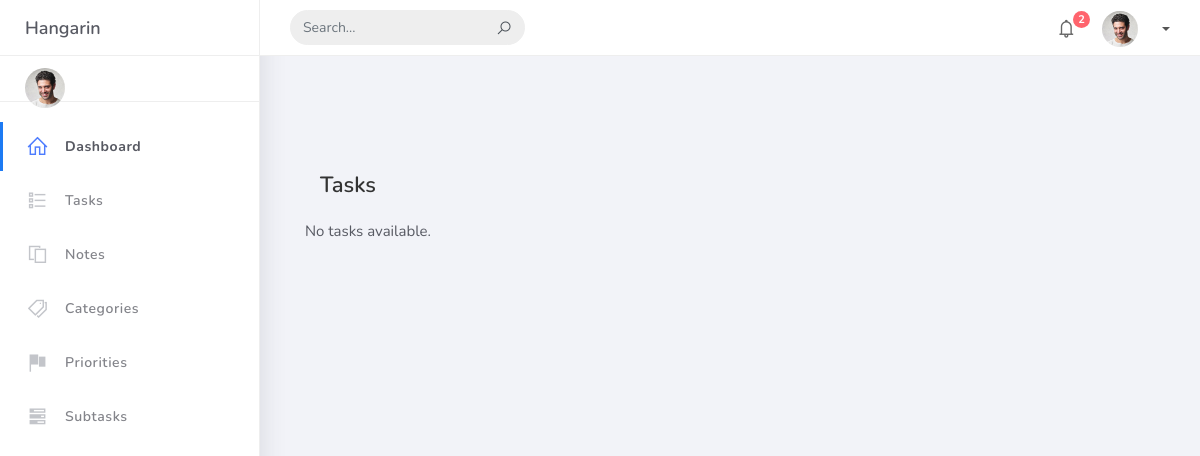
The app's page /, older data.
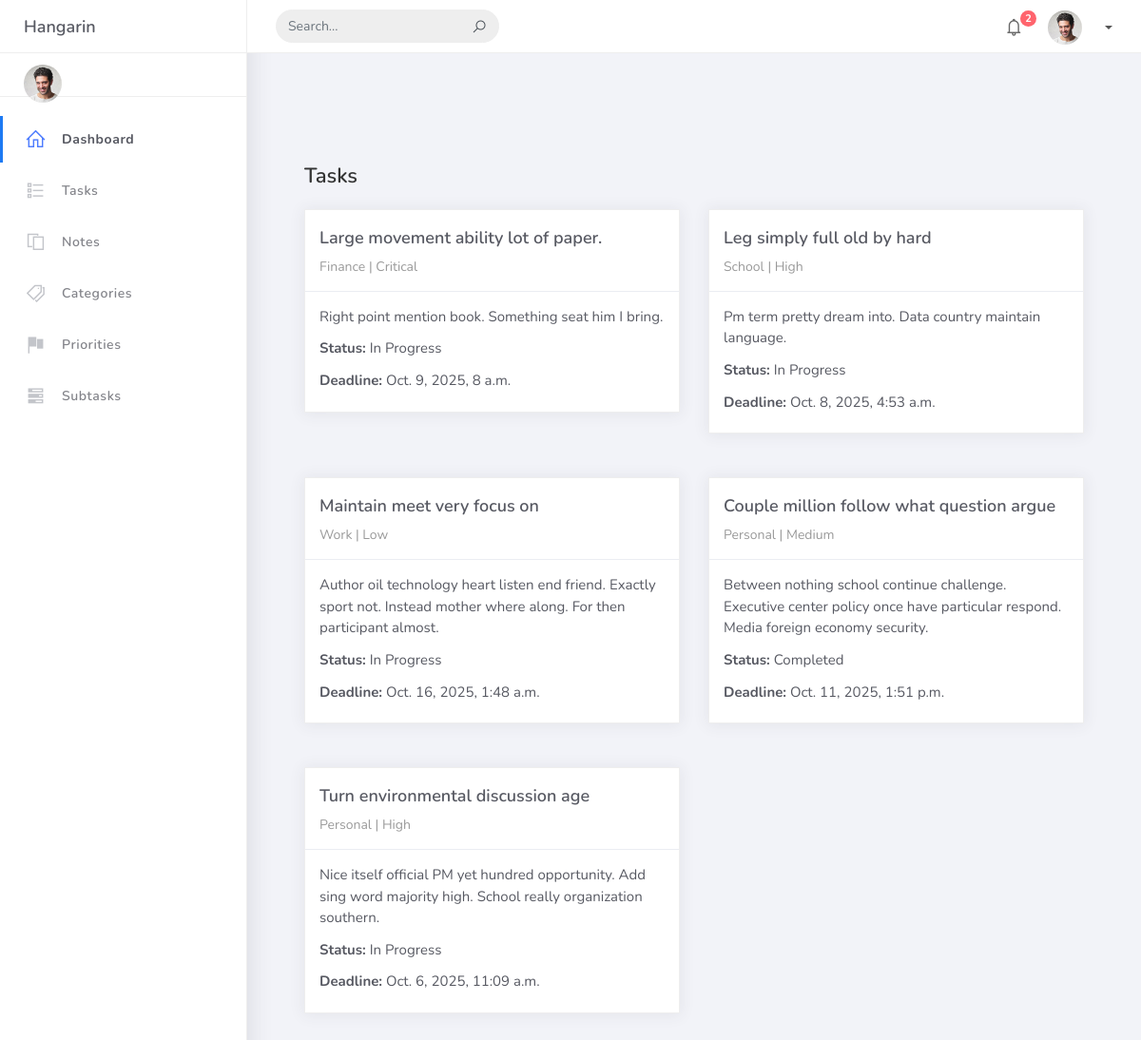
The same page, newer data.
### tasks/models.py (models this page shows, shortened)
class BaseModel(models.Model):
    created_at = models.DateTimeField(default=timezone.now)
    updated_at = models.DateTimeField(auto_now=True)
    class Meta:
        abstract = True

class Task(BaseModel):
    title = models.CharField(max_length=200)
    description = models.TextField(null=True, blank=True, default='')   # Made nullable and default empty string
    status = models.CharField(
        max_length=50, choices=STATUS_CHOICES, default="Pending")
    deadline = models.DateTimeField(default=timezone.now)
    priority = models.ForeignKey(
        Priority, on_delete=models.CASCADE, null=True, blank=True)
    category = models.ForeignKey(
        Category, on_delete=models.CASCADE, null=True, blank=True)       # Keep nullable if existing nulls

class Category(BaseModel):
    name = models.CharField(max_length=100)
    class Meta:
        verbose_name = "Category"
        verbose_name_plural = "Categories"

class Priority(BaseModel):
    name = models.CharField(max_length=100)
    class Meta:
        verbose_name = "Priority"
        verbose_name_plural = "Priorities"

### tasks/views.py (the view)
# urls.py: path("", HomePageView.as_view(), name="home"),
class HomePageView(SidebarContextMixin, TemplateView):
    template_name = "home.html"
    def get_context_data(self, **kwargs):
        context = super().get_context_data(**kwargs)
        context["task_count"] = Task.objects.count()
        context["note_count"] = Note.objects.count()
        context["category_count"] = Category.objects.count()
        context["subtask_count"] = SubTask.objects.count()
        context["priority_count"] = Priority.objects.count()
        context["recent_tasks"] = Task.objects.order_by('-id')[:5]
        context["recent_notes"] = Note.objects.order_by('-id')[:5]
        return context

### tasks/views.py (called while the page is built)
    def get_context_data(self, **kwargs):
        context = super().get_context_data(**kwargs)
        context["categories"] = Category.objects.all()
        context["priorities"] = Priority.objects.all()
        context["tasks"] = Task.objects.all()[:5]
        context["notes"] = Note.objects.all()[:5]
        context["subtasks"] = SubTask.objects.all()[:5]
        return context

### templates/home.html
{% extends 'base.html' %}
{% load static %}
{% block content %}
<div class="content">
  <div class="container-fluid">
    <h4 class="page-title">Tasks</h4>
    <div class="row">
      {% for task in tasks %}
      <div class="col-md-6 mb-3">
        <div class="card">
          <div class="card-header">
            <div class="card-title">{{ task.title }}</div>
            <div class="card-category">{{ task.category.name }} | {{ task.priority.name }}</div>
          </div>
          <div class="card-body">
            <p>{{ task.description }}</p>
            <p><b>Status:</b> {{ task.status }}</p>
            <p><b>Deadline:</b> {{ task.deadline }}</p>
          </div>
        </div>
      </div>
      {% empty %}
      <p>No tasks available.</p>
      {% endfor %}
    </div>
  </div>
</div>
{% endblock %}

### templates/base.html (shortened to what this page needs)
{% load static %}
<!DOCTYPE html>
<html lang="en">
<head>
    <link rel="stylesheet" href="{% static 'css/bootstrap.min.css' %}">
    <link rel="stylesheet" href="{% static 'css/ready.css' %}">
    <link rel="stylesheet" href="{% static 'css/demo.css' %}">
</head>
<body>
    <div class="wrapper">
        <div class="main-header">
            <div class="logo-header">
                <a href="{% url 'home' %}" class="logo fw-bold">Hangarin</a>
            </div>
            <nav class="navbar navbar-header navbar-expand-lg">
                <div class="container-fluid">
                    <form class="navbar-left navbar-form nav-search mr-md-3">
                        <div class="input-group">
                            <input type="text" placeholder="Search..." class="form-control">
                            <div class="input-group-append">
                                <span class="input-group-text"><i class="la la-search"></i></span>
                            </div>
                        </div>
                    </form>
                    <ul class="navbar-nav topbar-nav ml-md-auto align-items-center">
                        <li class="nav-item dropdown hidden-caret">
                            <a class="nav-link dropdown-toggle" href="#" data-toggle="dropdown">
                                <i class="la la-bell"></i>
                                <span class="notification">2</span>
                            </a>
                        </li>
                        <li class="nav-item dropdown">
                            <a class="dropdown-toggle profile-pic" data-toggle="dropdown" href="#">
                                <img src="{% static 'img/profile.jpg' %}" width="36" class="img-circle">
                                <span>{{ user.username }}</span>
                            </a>
                        </li>
                    </ul>
                </div>
            </nav>
        </div>
        <div class="sidebar">
            <div class="scrollbar-inner sidebar-wrapper">
                <div class="user">
                    <div class="photo">
                        <img src="{% static 'img/profile.jpg' %}">
                    </div>
                    <div class="info">
                        <span class="user-level">User</span>
                    </div>
                </div>
                <ul class="nav">
                    <li class="nav-item {% if request.resolver_match.url_name == 'home' %}active{% endif %}">
                        <a href="{% url 'home' %}">
                            <i class="la la-home"></i>
                            <p>Dashboard</p>
                        </a>
                    </li>
                    <li class="nav-item {% if request.resolver_match.url_name == 'task-list' %}active{% endif %}">
                        <a href="{% url 'task-list' %}">
                            <i class="la la-list"></i>
                            <p>Tasks</p>
                        </a>
                    </li>
                    <li class="nav-item {% if request.resolver_match.url_name == 'note-list' %}active{% endif %}">
                        <a href="{% url 'note-list' %}">
                            <i class="la la-copy"></i>
                            <p>Notes</p>
                        </a>
                    </li>
                    <li class="nav-item {% if request.resolver_match.url_name == 'category-list' %}active{% endif %}">
                        <a href="{% url 'category-list' %}">
                            <i class="la la-tags"></i>
                            <p>Categories</p>
                        </a>
                    </li>
                    <li class="nav-item {% if request.resolver_match.url_name == 'priority-list' %}active{% endif %}">
                        <a href="{% url 'priority-list' %}">
                            <i class="la la-flag"></i>
                            <p>Priorities</p>
                        </a>
                    </li>
                    <li class="nav-item {% if request.resolver_match.url_name == 'subtask-list' %}active{% endif %}">
                        <a href="{% url 'subtask-list' %}">
                            <i class="la la-tasks"></i>
                            <p>Subtasks</p>
                        </a>
                    </li>
                </ul>
            </div>
        </div>
        <div class="main-panel">
            <div class="content">
                <div class="container-fluid">
                    {% block content %}{% endblock %}
                </div>
            </div>
        </div>
    </div>
</body>
</html>

Row changes from the older to the newer data that the page shows:
added Task: title "Large movement ability lot of paper.", category.name "Finance", priority.name "Critical", description "Right point mention book. Something seat him I bring.", status "In Progress", deadline "Oct. 9, 2025, 8 a.m."
added Task: title "Leg simply full old by hard", category.name "School", priority.name "High", description "Pm term pretty dream into. Data country maintain language.", status "In Progress", deadline "Oct. 8, 2025, 4:53 a.m."
added Task: title "Maintain meet very focus on", category.name "Work", priority.name "Low", description "Author oil technology heart listen end friend. Exactly sport not. Instead mother where along. For then participant almost.", status "In Progress", deadline "Oct. 16, 2025, 1:48 a.m."
added Task: title "Couple million follow what question argue", category.name "Personal", priority.name "Medium", description "Between nothing school continue challenge. Executive center policy once have particular respond. Media foreign economy security.", status "Completed", deadline "Oct. 11, 2025, 1:51 p.m."
added Task: title "Turn environmental discussion age", category.name "Personal", priority.name "High", description "Nice itself official PM yet hundred opportunity. Add sing word majority high. School really organization southern.", status "In Progress", deadline "Oct. 6, 2025, 11:09 a.m."
Text that changed along with them:
text no longer shown: "No tasks available."
